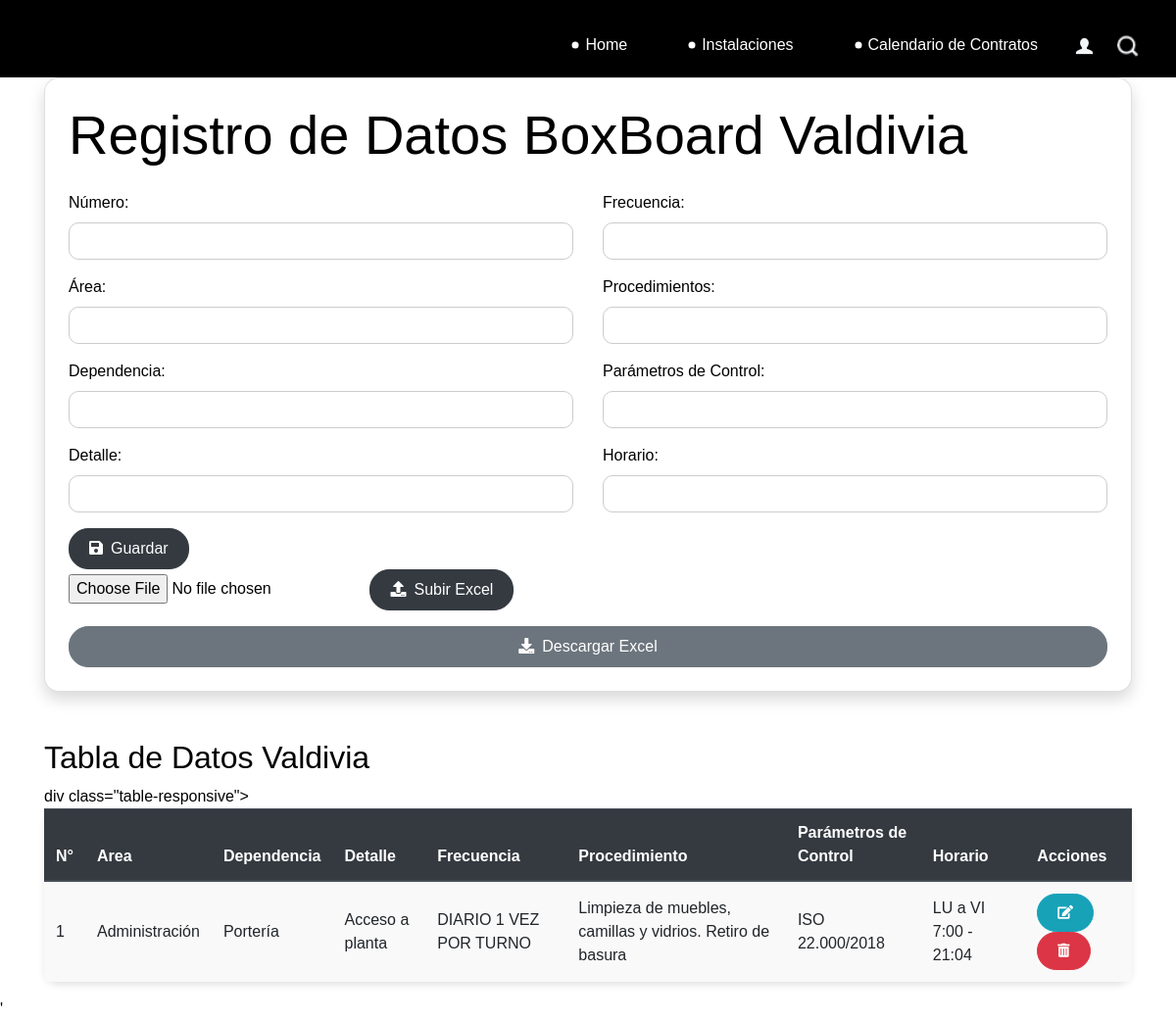
Screenshot of /valdivia/ with the database file from the repository.
### catalog/models.py (models this page shows)
class Valdivia(models.Model):
    numero = models.IntegerField()
    area = models.CharField(max_length=100, default='')
    dependencia = models.CharField(max_length=100)
    detalle = models.TextField()
    frecuencia = models.CharField(max_length=100)
    procedimientos = models.TextField()
    parametro_control = models.CharField(max_length=100)
    horario = models.CharField(max_length=100)
    def __str__(self):
        return f"Número: {self.numero}, Área: {self.area}, Dependencia: {self.dependencia}"
    class Meta:
        db_table = 'valdivia'

### catalog/views.py (the view)
# urls.py: path('valdivia/', views.valdivia, name='valdivia'),
def valdivia(request):
    if request.method == 'POST':
        if 'archivo_excel' in request.FILES:
            form = ValdiviaForm(request.POST, request.FILES)
            myfile = request.FILES['archivo_excel']
            df = pd.read_excel(myfile)
            conn = sqlite3.connect('db.sqlite3')
            for index, row in df.iterrows():
                data = Valdivia(
                    numero=row['Número'],
                    area=row['Área'],
                    dependencia=row['Dependencia'],
                    detalle=row['Detalle'],
                    frecuencia=row['Frecuencia'],
                    procedimientos=row['Procedimiento'],
                    parametro_control=row['Parámetros de Control'],
                    horario=row['Horario']
                )
                data.save()
            conn.close()
        if 'archivo_excel' in request.FILES:
            form = ValdiviaForm(request.POST, request.FILES)
        else:
            form = ValdiviaForm(request.POST)
            if form.is_valid():
                form.save()
                messages.success(request, 'Datos ingresados correctamente.')
                return redirect('valdivia')
            else:
                messages.error(request, 'Error al ingresar los datos. Por favor, revise los datos ingresados.')
    else:
        form = ValdiviaForm()
    valdivia = Valdivia.objects.all()
    print(valdivia)
    return render(request, 'Instalaciones/Biopackaging/Box-Board/Valdivia.html', {'form': form, 'valdivia': valdivia})

### catalog/forms.py
class ValdiviaForm(forms.ModelForm):
    class Meta:
        model = Valdivia
        fields = '__all__'

### Templates/Instalaciones/Biopackaging/Box-Board/Valdivia.html (shortened to what this page needs)
{% extends 'base.html' %}
{% load static %}
{% block content %}
<div class="container">
    <div class="card p-4 shadow">
        <h1 class="display-4 mb-4">Registro de Datos BoxBoard Valdivia</h1>
        <form method="post">
            <div class="row">
                <div class="col-md-6">
                    <div class="form-group">
                        <label for="numero">Número:</label>
                        <input type="number" class="form-control" id="numero" name="numero" required>
                    </div>
                    <div class="form-group">
                        <label for="area">Área:</label>
                        <input type="text" class="form-control" id="area" name="area" required>
                    </div>
                    <div class="form-group">
                        <label for="dependencia">Dependencia:</label>
                        <input type="text" class="form-control" id="dependencia" name="dependencia" required>
                    </div>
                    <div class="form-group">
                        <label for="detalle">Detalle:</label>
                        <input type="text" class="form-control" id="detalle" name="detalle" required>
                    </div>
                </div>
                <div class="col-md-6">
                    <div class="form-group">
                        <label for="frecuencia">Frecuencia:</label>
                        <input type="text" class="form-control" id="frecuencia" name="frecuencia" required>
                    </div>
                    <div class="form-group">
                        <label for="procedimientos">Procedimientos:</label>
                        <input type="text" class="form-control" id="procedimientos" name="procedimientos" required>
                    </div>
                    <div class="form-group">
                        <label for="parametro_control">Parámetros de Control:</label>
                        <input type="text" class="form-control" id="parametro_control" name="parametro_control" required>
                    </div>
                    <div class="form-group">
                        <label for="horario">Horario:</label>
                        <input type="text" class="form-control" id="horario" name="horario" required>
                    </div>
                </div>
            </div>
            <button type="submit" class="btn btn-dark"><i class="fa fa-save mr-2"></i>Guardar</button>
        </form>
        <form method="post" enctype="multipart/form-data">
            <input type="file" name="archivo_excel" accept=".xls,.xlsx">
            <button type="submit" class="btn btn-dark"><i class="fa fa-upload mr-2"></i>Subir Excel</button>
        </form>
        <a href="{% url 'descargar_excel_valdivia' %}" class="btn btn-secondary mt-3"><i class="fa fa-download mr-2"></i>Descargar Excel</a>
    </div>
</div>
<div class="container mt-5">
    <h2>Tabla de Datos Valdivia</h2>
    div class="table-responsive">
    <table class="table table-striped table-hover">
        <thead class="thead-dark">
            <tr>
                <th scope="col">N°</th>
                <th scope="col">Area</th>
                <th scope="col">Dependencia</th>
                <th scope="col">Detalle</th>
                <th scope="col">Frecuencia</th>
                <th scope="col">Procedimiento</th>
                <th scope="col">Parámetros de Control</th>
                <th scope="col">Horario</th>
                <th scope="col">Acciones</th>
            </tr>
        </thead>
        <tbody>
            {% for dato in valdivia %}
            <tr>
                <td>{{ dato.numero }}</td>
                <td>{{ dato.area}}</td>
                <td>{{ dato.dependencia }}</td>
                <td>{{ dato.detalle }}</td>
                <td>{{ dato.frecuencia }}</td>
                <td>{{ dato.procedimientos }}</td>
                <td>{{ dato.parametro_control }}</td>
                <td>{{ dato.horario }}</td>
                <td>
                    <a href="{% url 'modificar_valdivia' dato.id %}" class="btn btn-info btn-sm"><i class="fas fa-edit"></i></a>
                    <form method="post" action="{% url 'eliminar_valdivia' dato.id %}" style="display: inline;">
                        <button type="submit" class="btn btn-danger btn-sm" onclick="return confirm('¿Estás seguro de que deseas eliminar este dato?')"><i class="fas fa-trash-alt"></i></button>
                    </form>
                </td>
            </tr>
            {% endfor %}
        </tbody>
    </table>
</div>
<link rel="stylesheet" href="https://maxcdn.bootstrapcdn.com/bootstrap/4.5.2/css/bootstrap.min.css">
<link rel="stylesheet" href="https://cdnjs.cloudflare.com/ajax/libs/font-awesome/5.15.4/css/all.min.css">
<link rel="stylesheet" href="{% static 'stylecmpc.css' %}">
<link rel="stylesheet" href="{% static 'css/style.css' %}">'
{% endblock %}

### static/css/stylecmpc.css (style rules this page uses)
.card { border-radius: 15px; }
.form-control { border-radius: 10px; border-color: #ccc; }
.btn { border-radius: 20px; padding: 8px 20px; }
.btn-secondary { background-color: #6c757d; border-color: #6c757d; }
.table { border-radius: 15px; box-shadow: 0 4px 6px rgba(0, 0, 0, 0.1); }
.table th, .table td { vertical-align: middle; }
.table th { background-color: #336699; color: #fff; }
.table-striped tbody tr:nth-of-type(odd) { background-color: #f9f9f9; }

### static/css/style.css (style rules this page uses)
body { font-family: "Poppins", sans-serif; color: #000000; background-color: #ffffff; }
a, a:hover, a:focus { text-decoration: none; }
.btn, .btn:focus { outline: none !important; -webkit-box-shadow: none; box-shadow: none; }

### rows the page displays
Valdivia: numero "1", area "Administración", dependencia "Portería", detalle "Acceso a planta", frecuencia "DIARIO 1 VEZ POR TURNO", procedimientos "Limpieza de muebles, camillas y vidrios. Retiro de basura", parametro_control "ISO 22.000/2018", horario "LU a VI 7:00 - 21:04"
